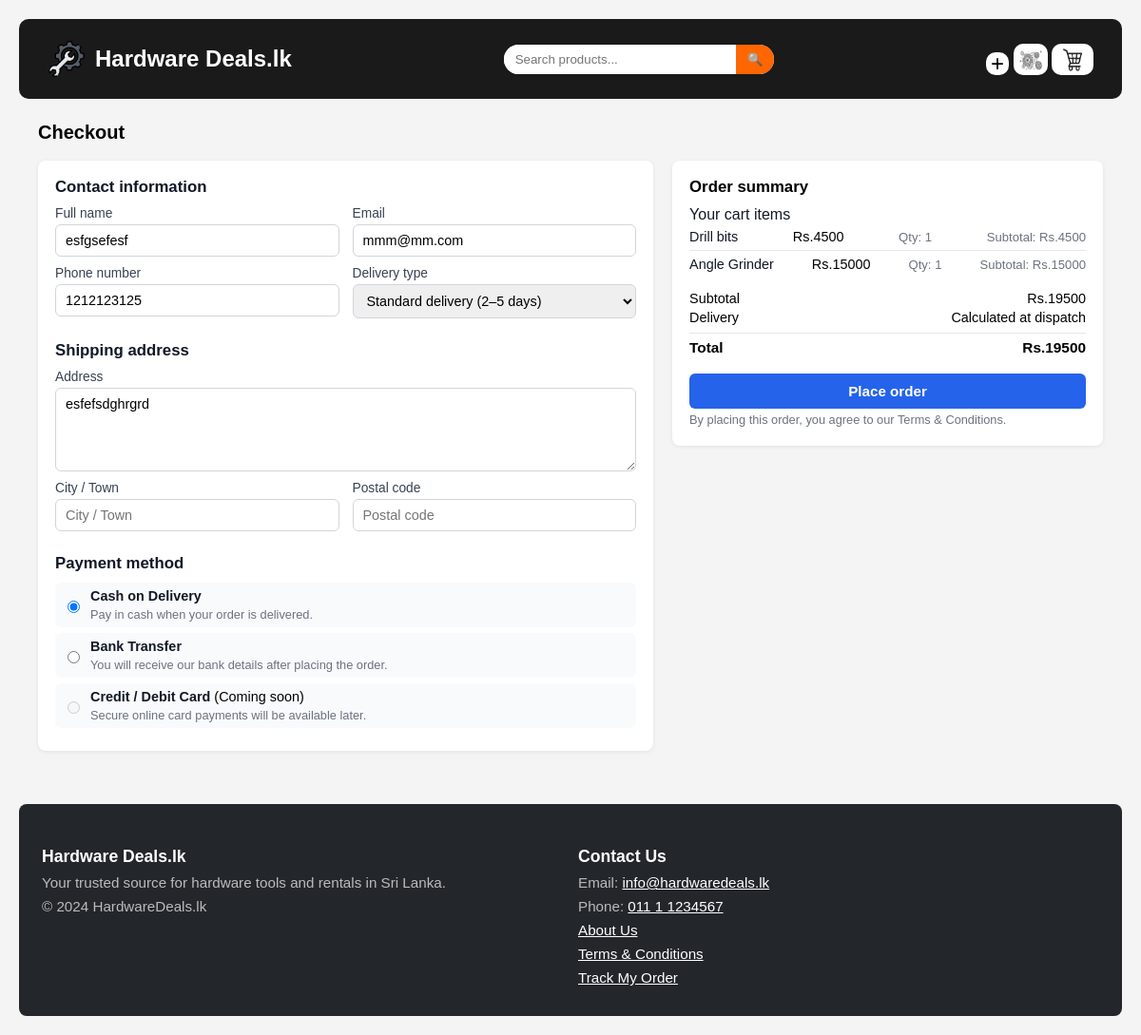
/checkout.php (signed in), run on the app's committed database.
### tables this page shows
CREATE TABLE IF NOT EXISTS `users` (
  `uEmail` varchar(100) NOT NULL,
  `name` varchar(100) NOT NULL,
  `password` varchar(100) NOT NULL,
  `address` varchar(200) NOT NULL,
  `contact` int NOT NULL,
  `profilePic` varchar(500) NOT NULL,
  `isSeller` tinyint(1) NOT NULL,
  `ordersCompleted` int NOT NULL,
  PRIMARY KEY (`uEmail`)
);

CREATE TABLE IF NOT EXISTS `cart` (
  `uEmail` varchar(100) NOT NULL,
  `productID` int NOT NULL,
  `qty` int NOT NULL,
  PRIMARY KEY (`productID`,`uEmail`)
);

CREATE TABLE IF NOT EXISTS `products` (
  `productID` int NOT NULL AUTO_INCREMENT,
  `imgURL` varchar(100) NOT NULL,
  `offTagDescription` varchar(20) DEFAULT NULL,
  `oldPrice` double DEFAULT NULL,
  `newPrice` double DEFAULT NULL,
  `title` varchar(100) NOT NULL,
  `description` varchar(500) NOT NULL,
  `soldByStoreID` int NOT NULL,
  `reviewCount` int DEFAULT NULL,
  `rating` float DEFAULT NULL,
  `deliveryAvailable` tinyint(1) NOT NULL DEFAULT '1',
  `callToAction` int DEFAULT NULL,
  `pickup` tinyint(1) NOT NULL DEFAULT '1',
  `inStock` tinyint(1) NOT NULL DEFAULT '1',
  `forRent` tinyint(1) NOT NULL DEFAULT '0',
  `wholesale` tinyint(1) NOT NULL DEFAULT '1',
  `searchTags` varchar(500) DEFAULT NULL,
  `categoryID` int NOT NULL,
  `buyerCount` int NOT NULL DEFAULT '0',
  `stockQty` int DEFAULT NULL,
  PRIMARY KEY (`productID`)
);

### checkout.php (the view, shortened to what this page needs)
<?php
$username = $_SESSION["userName"];
$con = mysqli_connect("localhost", "root", "", "hardwaredeals");
$stmt = mysqli_prepare(
  $con,
  "SELECT uEmail, `name`, address, contact, profilePic
   FROM users
   WHERE uEmail = ? OR `name` = ?
   LIMIT 1"
);
mysqli_stmt_bind_param($stmt, "ss", $username, $username);
mysqli_stmt_execute($stmt);
$res  = mysqli_stmt_get_result($stmt);
$user = $res && mysqli_num_rows($res) > 0 ? mysqli_fetch_assoc($res) : null;
$profilePic = (!$user || empty($user['profilePic']))
  ? 'profile-placeholder.png'
  : $user['profilePic'];
?>
<!DOCTYPE html>
<html lang="en">
<head>
  <link rel="stylesheet" href="style.css">
</head>
<body>
  <header class="title-header-thing">
    <div class="logo-title">
      <img src="logo.png" alt="Logo" class="logo">
      <h1 class="title" onclick="window.location.href='index.php'">Hardware Deals.lk</h1>
    </div>
    <div class="search-box">
      <input type="text" placeholder="Search products...">
      <button type="submit">🔍</button>
    </div>
    <div class="cart">
      <button style="align-items: center; justify-content: center; width: 24px; height: 24px; padding: 0; font-size: 24px; color: black; font-weight: 300; line-height: 1; text-align: center; border: none;" onclick="window.location.href='addproduct.php'">+</button>
      <button>
        <?php if (!isset($_SESSION["userName"])) { ?>
          <img src="login.png" alt="Login" style="width:24px; height:24px;" onclick="window.location.href='login.html'">
        <?php } else { ?>
          <img src="<?php echo htmlspecialchars($profilePic); ?>" alt="Profile" style="width:24px; height:24px;" onclick="window.location.href='viewProfile.php'">
        <?php } ?>
      </button>
      <button>
        <img src="cart-icon.webp" alt="Cart" style=" height:24px;" onclick="window.location.href='cart.php'">
      </button>
    </div>
  </header>
  <div class="checkout-wrapper">
    <h2 style="margin: 8px 0 18px; font-size:1.25rem;">Checkout</h2>
    <form class="checkout-layout" method="post" action="<?php echo $_SERVER['PHP_SELF'];?>">
      <div class="checkout-card">
        <div class="checkout-section">
          <div class="checkout-section-title">Contact information</div>
          <div class="checkout-grid-2">
            <div class="checkout-field">
              <label for="fullName">Full name</label>
              <input type="text" id="fullName" name="fullName" required
                value="<?php echo $user ? htmlspecialchars($user['name']) : ''; ?>"
                placeholder="Your name">
            </div>
            <div class="checkout-field">
              <label for="email">Email</label>
              <input type="email" id="email" name="email" required
                value="<?php echo $user ? htmlspecialchars($user['uEmail']) : ''; ?>"
                placeholder="you@example.com">
            </div>
          </div>
          <div class="checkout-grid-2">
            <div class="checkout-field">
              <label for="phone">Phone number</label>
              <input type="text" id="phone" name="phone"
                value="<?php echo $user ? htmlspecialchars($user['contact']) : ''; ?>"
                placeholder="07X XXXXXXX">
            </div>
            <div class="checkout-field">
              <label for="deliveryType">Delivery type</label>
              <select id="deliveryType" name="deliveryType">
                <option value="standard" selected>Standard delivery (2–5 days)</option>
              </select>
            </div>
          </div>
        </div>
        <div class="checkout-section" style="margin-top:14px;">
          <div class="checkout-section-title">Shipping address</div>
          <div class="checkout-field">
            <label for="addressLine">Address</label>
            <textarea id="addressLine" name="addressLine" required
              placeholder="Street, city, district">
<?php echo $user ? htmlspecialchars($user['address']) : ''; ?></textarea>
          </div>
          <div class="checkout-grid-2">
            <div class="checkout-field">
              <label for="city">City / Town</label>
              <input type="text" id="city" name="city" placeholder="City / Town">
            </div>
            <div class="checkout-field">
              <label for="postalCode">Postal code</label>
              <input type="text" id="postalCode" name="postalCode" placeholder="Postal code">
            </div>
          </div>
        </div>
        <div class="checkout-section" style="margin-top:14px;">
          <div class="checkout-section-title">Payment method</div>
          <div class="checkout-radio-group">
            <label class="checkout-radio-option">
              <input type="radio" name="paymentMethod" value="cod" checked>
              <div>
                <div><strong>Cash on Delivery</strong></div>
                <div class="checkout-note">Pay in cash when your order is delivered.</div>
              </div>
            </label>
            <label class="checkout-radio-option">
              <input type="radio" name="paymentMethod" value="bank">
              <div>
                <div><strong>Bank Transfer</strong></div>
                <div class="checkout-note">You will receive our bank details after placing the order.</div>
              </div>
            </label>
            <label class="checkout-radio-option">
              <input type="radio" name="paymentMethod" value="card" disabled>
              <div>
                <div><strong>Credit / Debit Card</strong> (Coming soon)</div>
                <div class="checkout-note">Secure online card payments will be available later.</div>
              </div>
            </label>
          </div>
        </div>
      </div>
      <aside class="checkout-card">
        <div class="order-summary-title">Order summary</div>
        <ul class="summary-items">
            <div>
              <div class="summary-item-name">Your cart items</div>
              <?php
    $uEmail = $_SESSION["userName"];
              $sql = "SELECT p.title, p.newPrice, c.qty FROM cart c JOIN products p ON c.productID = p.productID WHERE c.uEmail = '" . mysqli_real_escape_string($con, $uEmail) . "'";
              $result = mysqli_query($con, $sql);
              while($row = mysqli_fetch_assoc($result)){
                echo "<div class='summary-item'>";
                echo "<div class='summary-item-name'>" . $row['title'] . "</div>";
                echo "<div class='summary-item-price'>Rs." . $row['newPrice'] . "</div>";
                echo "<div class='summary-item-meta'>Qty: " . $row['qty'] . "</div>";
                echo "<div class='summary-item-meta'>Subtotal: Rs." . $row['newPrice'] * $row['qty'] . "</div>";
                echo "</div>";
              }
              ?>
            </div>
        </ul>
        <div class="summary-row">
          <span>Subtotal</span>
          <span>Rs.<?php
          $uEmail = $_SESSION["userName"];
          $sumRes = mysqli_query($con, "
            SELECT SUM(p.newPrice * c.qty) AS total
            FROM cart c
            JOIN products p ON c.productID = p.productID
            WHERE c.uEmail = '" . mysqli_real_escape_string($con, $uEmail) . "'
          ");
          $totalRow = mysqli_fetch_assoc($sumRes);
          $total = $totalRow['total'] ?? 0;
          echo $total; ?></span>
        </div>
        <div class="summary-row">
          <span>Delivery</span>
          <span>Calculated at dispatch</span>
        </div>
        <div class="summary-row total">
          <span>Total</span>
          <span>Rs.<?php echo $total; ?></span>
        </div>
        <button type="submit" name="placeOrder" class="place-order-btn">Place order</button>
        <div class="checkout-note">By placing this order, you agree to our Terms &amp; Conditions.</div>
      </aside>
   </form>
  </div>
  <footer class="footer">
    <div class="footer-inside">
      <div class="footr2">
        <h3>Hardware Deals.lk</h3>
        <p>Your trusted source for hardware tools and rentals in Sri Lanka.</p>
        <p>&copy; 2024 HardwareDeals.lk</p>
      </div>
      <div class="footr2">
        <h3>Contact Us</h3>
        <p>Email: <a href="mailto:info@hardwaredeals.lk">info@hardwaredeals.lk</a></p>
        <p>Phone: <a href="tel:+94111234567">011 1 1234567</a></p>
        <p><a href="about.html">About Us</a></p>
        <p><a href="terms.html">Terms & Conditions</a></p>
        <p><a href="trackorder.html">Track My Order</a></p>
      </div>
    </div>
  </footer>
</body>
</html>

### style.css (style rules this page uses)
body { font-family: Arial, sans-serif; background: #f4f4f4; margin: 0; padding: 20px; box-sizing: border-box; }
h3 { margin: 5px 0 0px 0; }
.title-header-thing { box-sizing: border-box; display: flex; justify-content: space-between; border-radius: 10px; align-items: center; padding: 12px 30px; background: #1a1a1a; color: white; margin-bottom: 10px; }
.logo-title { display: flex; align-items: center; gap: 10px; }
.logo { width: 40px; height: 40px; object-fit: contain; }
.title { font-size: 1.5rem; font-weight: bold; }
.search-box { display: flex; align-items: center; background: white; border-radius: 20px; overflow: hidden; }
.search-box input { border: none; padding: 8px 12px; outline: 0px; width: 220px; }
.search-box button { border: none; background: #ff6600; color: white; padding: 8px 12px; cursor: pointer; transition: background 0.3s; }
.cart button { background: white; border: none; border-radius: 10px; padding-top: 5px; cursor: pointer; }
.cart img { width: 32px; height: 18px; outline: 1PX; outline-color: #1a1a1a; }
.footer { background:#23272b; color:#fff; padding:32px 0 16px 0; text-align:center; border-radius: 8px; }
.footer-inside { max-width:1200px; margin:0 auto; display:flex; flex-wrap:wrap; padding: 8px; margin-left: 16px; justify-content:space-between; align-items:flex-start; }
.footr2 { flex:1; min-width:200px; text-align:left; }
.footr2 h3 { margin-bottom:8px; font-size:1.1em; }
.footr2 p { margin:0 0 8px 0; font-size:0.95em; color:#bbb; }
.footr2 a { color:#fff; text-decoration:underline; }

### checkout.php (style rules this page uses)
.checkout-wrapper { max-width: 1120px; margin: 24px auto; padding: 0 16px 32px; }
.checkout-layout { display: grid; grid-template-columns: minmax(0, 2fr) minmax(0, 1.4fr); gap: 20px; align-items: flex-start; }
.checkout-card { background: #fff; border-radius: 8px; padding: 18px 18px 20px; box-shadow: 0 1px 4px rgba(0, 0, 0, 0.08); }
.checkout-section-title { font-size: 1.05rem; font-weight: 600; margin-bottom: 10px; color: #111827; }
.checkout-grid-2 { display: grid; grid-template-columns: repeat(2, minmax(0, 1fr)); gap: 10px 14px; }
.checkout-field { display: flex; flex-direction: column; gap: 4px; margin-bottom: 10px; }
.checkout-field label { font-size: 0.86rem; color: #374151; }
.checkout-field input, .checkout-field textarea, .checkout-field select { border: 1px solid #d1d5db; border-radius: 6px; padding: 8px 10px; font-size: 0.9rem; font-family: inherit; }
.checkout-field textarea { resize: vertical; min-height: 70px; }
.checkout-radio-group { display: flex; flex-direction: column; gap: 6px; margin: 6px 0 4px; }
.checkout-radio-option { display: flex; align-items: center; gap: 8px; font-size: 0.9rem; padding: 6px 8px; border-radius: 6px; background: #f9fafb; }
.checkout-radio-option strong { font-weight: 600; color: #111827; }
.order-summary-title { font-size: 1.05rem; font-weight: 600; margin-bottom: 10px; }
.summary-items { list-style: none; padding: 0; margin: 0 0 14px; max-height: 260px; overflow-y: auto; }
.summary-item { display: flex; justify-content: space-between; align-items: center; gap: 8px; padding: 6px 0; border-bottom: 1px solid #e5e7eb; font-size: 0.9rem; }
.summary-item:last-child { border-bottom: none; }
.summary-item-name { font-weight: 500; color: #111827; }
.summary-item-meta { font-size: 0.82rem; color: #6b7280; }
.summary-item-price { white-space: nowrap; font-weight: 500; }
.summary-row { display: flex; justify-content: space-between; margin: 4px 0; font-size: 0.9rem; }
.summary-row.total { margin-top: 8px; font-weight: 600; font-size: 0.96rem; border-top: 1px solid #e5e7eb; padding-top: 6px; }
.place-order-btn { width: 100%; border: none; border-radius: 6px; padding: 10px 14px; margin-top: 14px; font-size: 0.95rem; font-weight: 600; background: #2563eb; color: #fff; cursor: pointer; }
.checkout-note { font-size: 0.8rem; color: #6b7280; margin-top: 4px; }

### data on the page
users: profilePic (picture), fullName "esfgsefesf", email "mmm@mm.com", phone "1212123125", addressLine "esfefsdghrgrd"
cart: productID.title "Drill bits", productID.newPrice "4500", qty "1", $row['newPrice']*$row['qty'] "4500"
cart: productID.title "Angle Grinder", productID.newPrice "15000", qty "1", $row['newPrice']*$row['qty'] "15000"

### other printed values
$total "19500"
